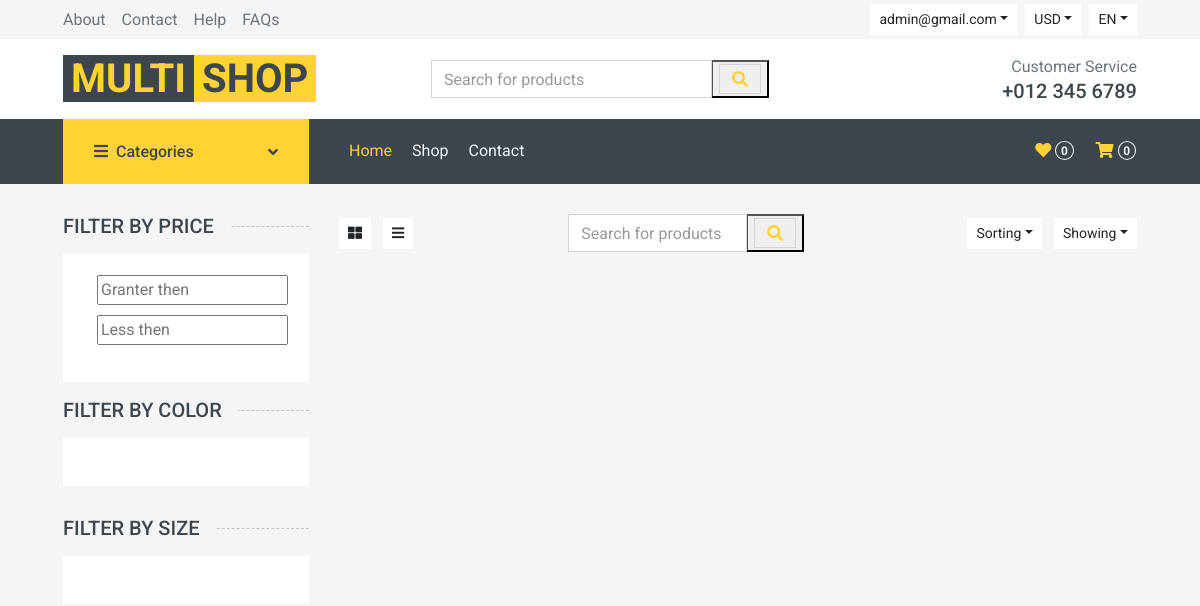
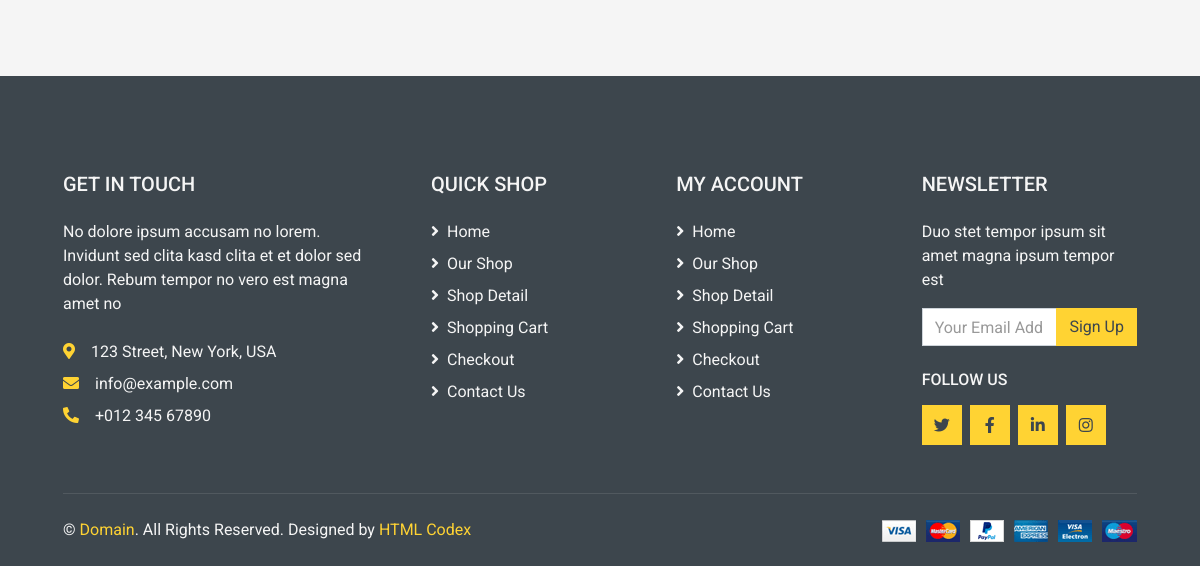
Before: /account/favorites/ (signed in) with the older database file (2 pictures, top to bottom).
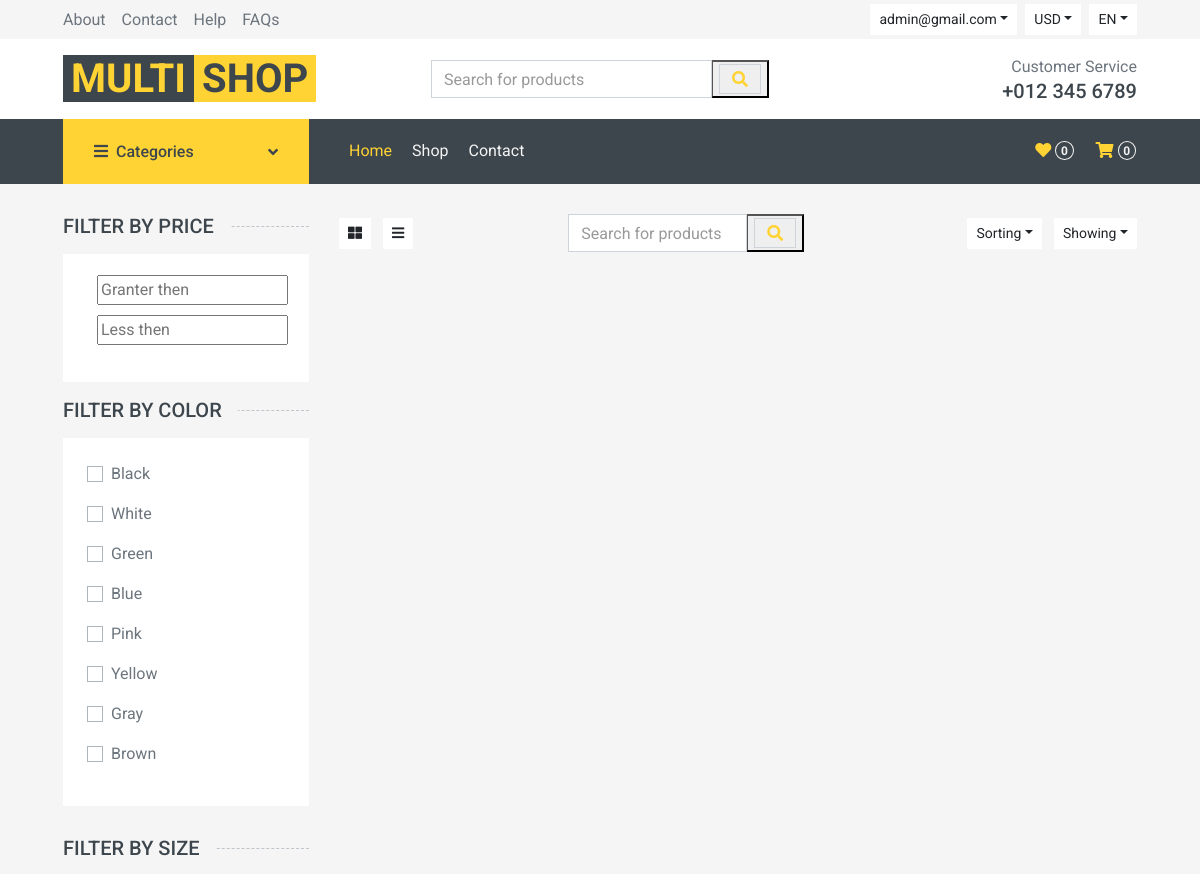
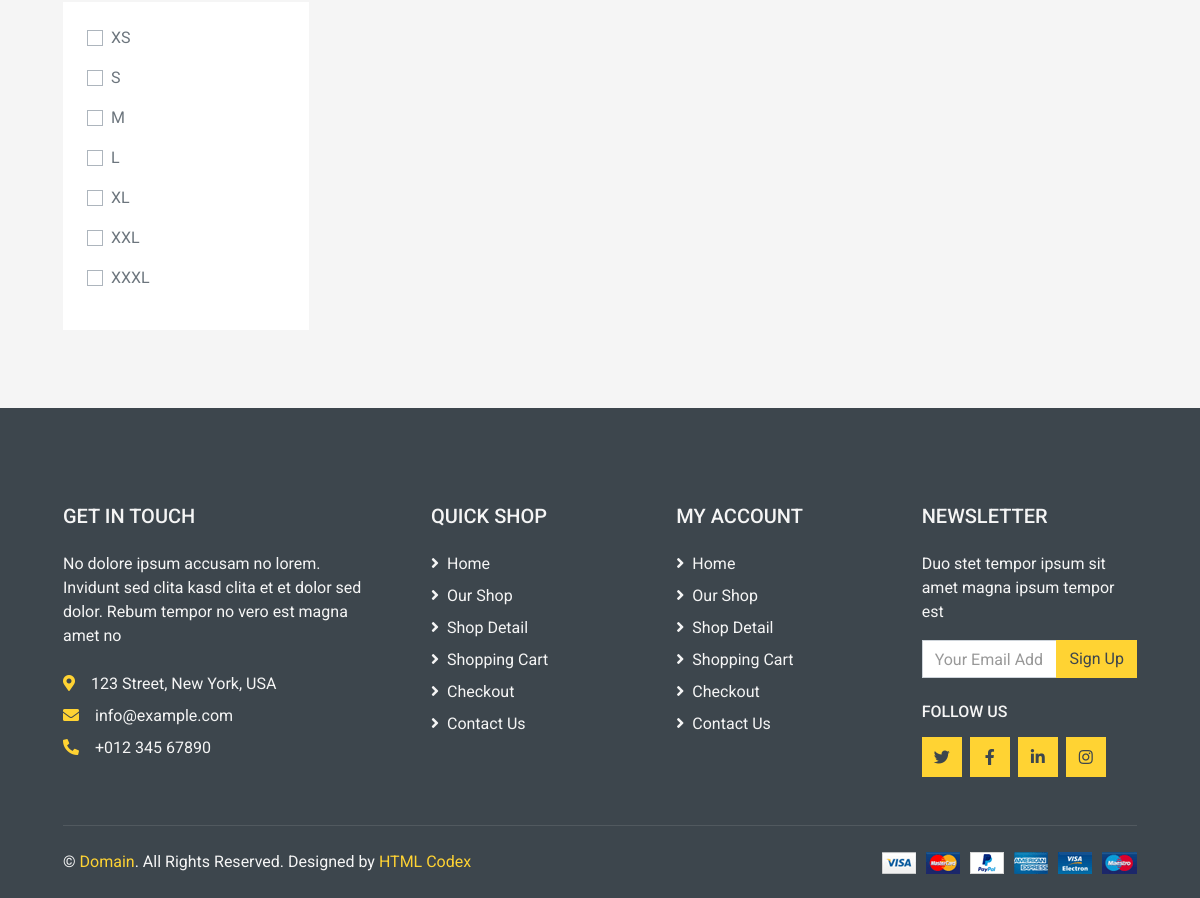
After: the same page with the newer database file (2 pictures, top to bottom).
### apps/shop/models.py (models this page shows, shortened)
class ProductColors(models.Model):
    color = models.CharField("Color", max_length=25)
    class Meta:
        verbose_name = "Color"
        verbose_name_plural = "Colors"

class ProductSizes(models.Model):
    size = models.CharField("Size", max_length=5)
    class Meta:
        verbose_name = "Size"
        verbose_name_plural = "Sizes"

### apps/account/views.py (the view)
# urls.py: path("favorites/", view=views.favorites_view, name="favorites"),
@login_required
def favorites_view(request):
    user: User = request.user
    queryset = user.favorites.all()
    order_by = request.GET.get("order_by")
    if order_by is not None:
        queryset = queryset.order_by(order_by)
    filter = ProductFilter(data=request.GET, queryset=queryset)
    sizes = ProductSizes.objects.all().distinct()
    colors = ProductColors.objects.all().distinct()
    context = {
        "sizes": sizes,
        "colors": colors,
        "filter": filter,
    }
    return render(request=request, template_name="favorites.html", context=context)

### apps/account/context_processors.py (called while the page is built)
def favorites_count(request):
    user: User = request.user
    if user.is_authenticated:
        count = user.favorites.count()
    else:
        count = 0
    context = {
        "favorites_count": count
    }
    return context

### apps/shop/context_processors.py (called while the page is built)
def categories_processor(request):
    categories = Category.objects.filter(parent=None)
    context = {
        "categories": categories
    }
    return context

def cart_products_count(request):
    user = request.user
    if user.is_authenticated:
        cart = get_or_create_cart(request)
        count = 0
        for product in cart.cart_products.all():
            count += product.quantity
    else:
        count = 0
    context = {
        "cart_products_count": count
    }
    return context

### apps/shop/utils.py (called while the page is built)
def get_or_create_cart(request):
    user = request.user
    cart = Cart.objects.filter(status=Cart.ACTIVE, user=user).order_by("-created").first()
    if cart is None:
        cart = Cart.objects.create(user=user)
    return cart

### apps/account/templates/favorites.html (shortened to what this page needs)
{% extends 'base.html' %}
{% load static %}
{% block content %}
<form method="get">
    <div class="container-fluid">
        <div class="row px-xl-5">
            <div class="col-lg-3 col-md-4">
                <h5 class="section-title position-relative text-uppercase mb-3"><span class="bg-secondary pr-3">Filter by price</span></h5>
                <div class="bg-light p-4 mb-3">
                    <div class="custom-control d-flex align-items-center justify-content-between mb-3">
                        <input type="number" class="custom-price" id="price-1" name="price__gt" placeholder="Granter then">
                    </div>
                    <div class="custom-control d-flex align-items-center justify-content-between mb-3">
                        <input type="number" class="custom-price" id="price-2" name="price__lt" placeholder="Less then">
                    </div>
                </div>
                <h5 class="section-title position-relative text-uppercase mb-3"><span class="bg-secondary pr-3">Filter by color</span></h5>
                <div class="bg-light p-4 mb-30">
                    {% for color in colors %}
                    <div class="custom-control custom-checkbox d-flex align-items-center justify-content-between mb-3">
                        <label class="custom-control-label" for="color-{{ color.pk }}">{{ color.color }}</label>
                    </div>
                    {% endfor %}
                </div>
                <h5 class="section-title position-relative text-uppercase mb-3"><span class="bg-secondary pr-3">Filter by size</span></h5>
                <div class="bg-light p-4 mb-30">
                    {% for size in sizes %}
                    <div class="custom-control custom-checkbox d-flex align-items-center justify-content-between mb-3">
                        <label class="custom-control-label" for="size-{{ size.pk }}">{{ size.size }}</label>
                    </div>
                    {% endfor %}
                </div>
            </div>
            <div class="col-lg-9 col-md-8">
                <div class="row pb-3">
                    <div class="col-12 pb-1">
                        <div class="d-flex align-items-center justify-content-between mb-4">
                            <div>
                                <button class="btn btn-sm btn-light"><i class="fa fa-th-large"></i></button>
                                <button class="btn btn-sm btn-light ml-2"><i class="fa fa-bars"></i></button>
                            </div>
                            <div class="col-lg-4 col-6 text-left">
                                <div class="input-group">
                                    <input type="text" class="form-control" placeholder="Search for products" name="name">
                                    <div class="input-group-append">
                                        <button type="submit">
                                        <span class="input-group-text bg-transparent text-primary">
                                            <i class="fa fa-search"></i>
                                        </span>
                                        </button>
                                    </div>
                                </div>
                            </div>
                            <div class="ml-2">
                                <div class="btn-group">
                                    <button type="button" class="btn btn-sm btn-light dropdown-toggle" data-toggle="dropdown">Sorting</button>
                                </div>
                                <div class="btn-group ml-2">
                                    <button type="button" class="btn btn-sm btn-light dropdown-toggle" data-toggle="dropdown">Showing</button>
                                </div>
                            </div>
                        </div>
                    </div>
                </div>
            </div>
        </div>
    </div>
</form>
{% endblock %}

Changed rows visible on the page:
added ProductColors: color "Black"
added ProductColors: color "White"
added ProductColors: color "Green"
added ProductColors: color "Blue"
added ProductColors: color "Pink"
added ProductColors: color "Yellow"
added ProductColors: color "Gray"
added ProductColors: color "Brown"
added ProductSizes: size "XS"
added ProductSizes: size "S"
added ProductSizes: size "M"
added ProductSizes: size "L"
added ProductSizes: size "XL"
added ProductSizes: size "XXL"
added ProductSizes: size "XXXL"
